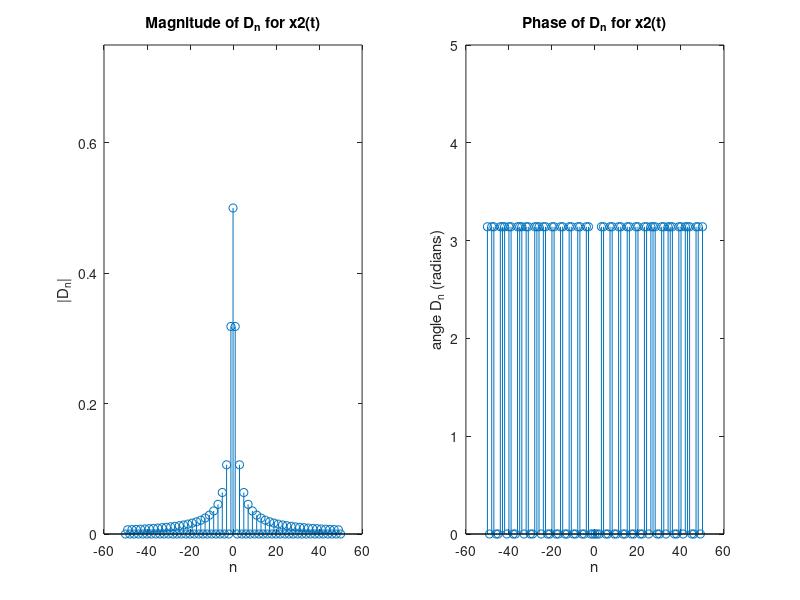

The MATLAB source for this figure:
% A.3 x2(t)
n = (-50:50); 
D_n = zeros(size(n)); 
D_n(n==0) = 0.5; 
D_n(n~=0) = sin(pi/2 .* n(n~=0))./(pi .* n(n~=0));


subplot(1,2,1); 
stem(n,abs(D_n));
xlabel('n'); 
ylabel('|D_n|');
title('Magnitude of D_n for x2(t)')
ylim([0,0.75]);


subplot(1,2,2); 
stem(n,angle(D_n));
xlabel('n'); 
ylabel('angle D_n (radians)');
title('Phase of D_n for x2(t)')
ylim([0,5]);
